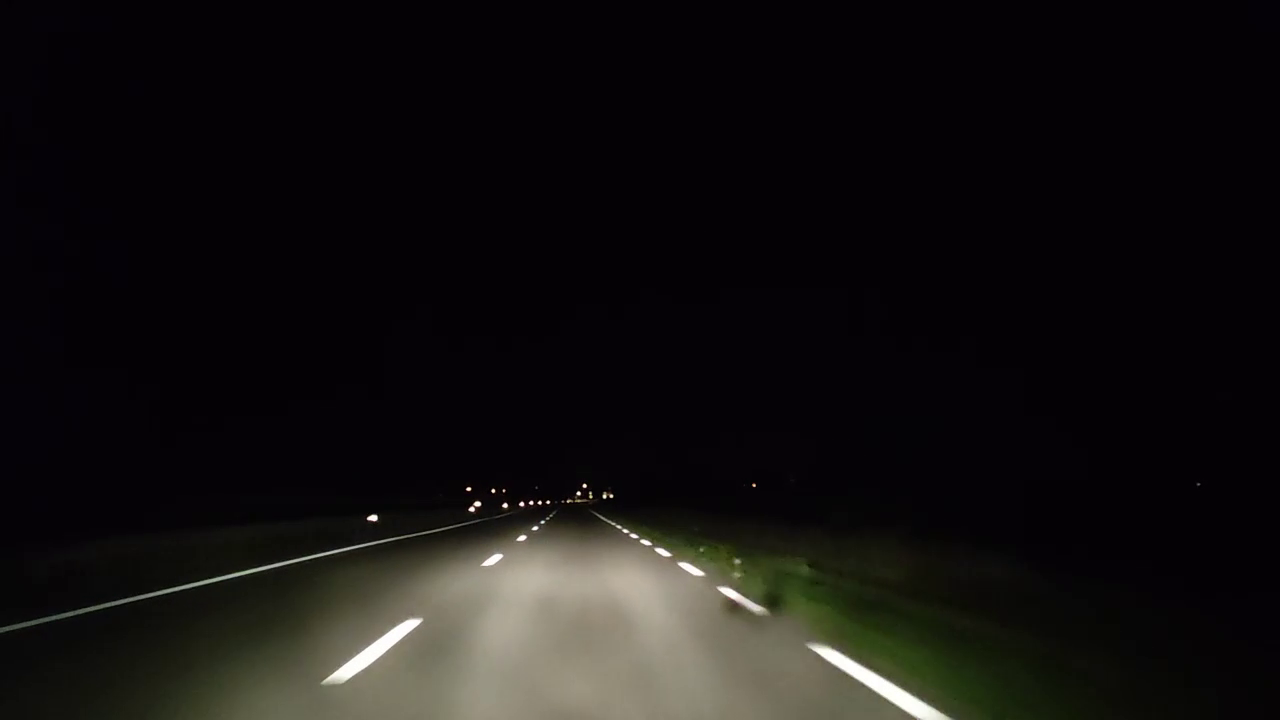
#> input picture data/samples/nuit.png, 1280 x 720 px; its folder holds 4 pictures in this run
$ python main_debug.py
#> lines starting #> are read from the running program, lines starting #| are printed output that depends on the picture
### imgproc.py
# coding: utf-8
"""
Fonctions de processing des images
"""

import numpy as np
import cv2

from utils import *
from lines import *
from consts import *

"""
Applique un masque sur la région d'interêt et noircir le reste de l'image

img: Image à traiter
canny: booléen a passer en True si img est un retour de la fonction cv2.Canny
region_pts: Région définie par un ensemble de points ou None pour un triangle adapté
"""
# [15 lines left out: function region_mask, not called in this run]

"""
prob: Booléen pour l'approche probabilistique de Hough
"""
# [29 lines left out: function houghlines_to_img, not called in this run]

"""
Permet d'extraire des informations sur la ligne passée (par rapport à la route)

Retourne 0 pour la ligne de gauche, 1 pour la droite
"""
# [10 lines left out: function line_filter, not called in this run]

def norme(p1, p2):
    return ((p1[0] - p2[0])**2 + (p1[1] - p2[1])**2)**0.5

"""
Transformation à vue d'oiseau
"""
# [13 lines left out: function birdview_transformation, not called in this run]


"""
Deuxième version de la pipeline, avec la birdview transform
"""
# [53 lines left out: function pipeline_v2, not called in this run]

"""
Custom threshold
v1
gray/light > 70
saturation < 60

v2 - Marche avec autoroute.mp4
v > 75
s < 50

v3 -
v > 135
"""

def custom_threshold(frame):
    hsv = cv2.cvtColor(frame, cv2.COLOR_BGR2HSV)
    H = hsv[:, :, 0]
    S = hsv[:, :, 1]
    V = hsv[:, :, 2]

    binary = np.zeros_like(H)
    binary[(V > 75) & (S < 50)] = 255

    return binary


"""
Pipeline de test pour le préprocessing de l'image
"""
# [5 lines left out: function pipeline_preproc, not called in this run]

"""
Permet de détecter les lignes avec la méthode de la fenêtre glissante et
y applique une modélisation polynomiale pour trouver le rayon de courbure
des tracés de chaque côtés

la frame passée doit être déjà sous forme birdview

Retourne la frame et un tuple contenant les coordonées x des lignes (ou -1 quand elles sont indéterminées)
"""
# [54 lines left out: function line_finder, not called in this run]

### main_debug.py
"""
Script reservé aux essais de traitement de l'image
"""

import cv2
import os
import matplotlib.pyplot as plt

from consts import *
from utils import *
from imgproc import *
from lines import *


"""
Pipeline de debug - Permet de réaliser des tests
"""
def pipeline_debug(frame):
    #frame = frame[(frame.shape[0] // 3) * 2:, :]
    f2 = custom_threshold(frame)

    gray_frame = cv2.cvtColor(frame, cv2.COLOR_BGR2GRAY)
    f3 = cv2.adaptiveThreshold(gray_frame, 255, cv2.ADAPTIVE_THRESH_MEAN_C, cv2.THRESH_BINARY_INV, 7, 9)

    return f2, f3


#img_names = ["nuit", "crepuscule", "journee"]
img_names = ["nuit", "journee"]

imgs = [cv2.imread(f"data/samples/{name}.png") for name in img_names]
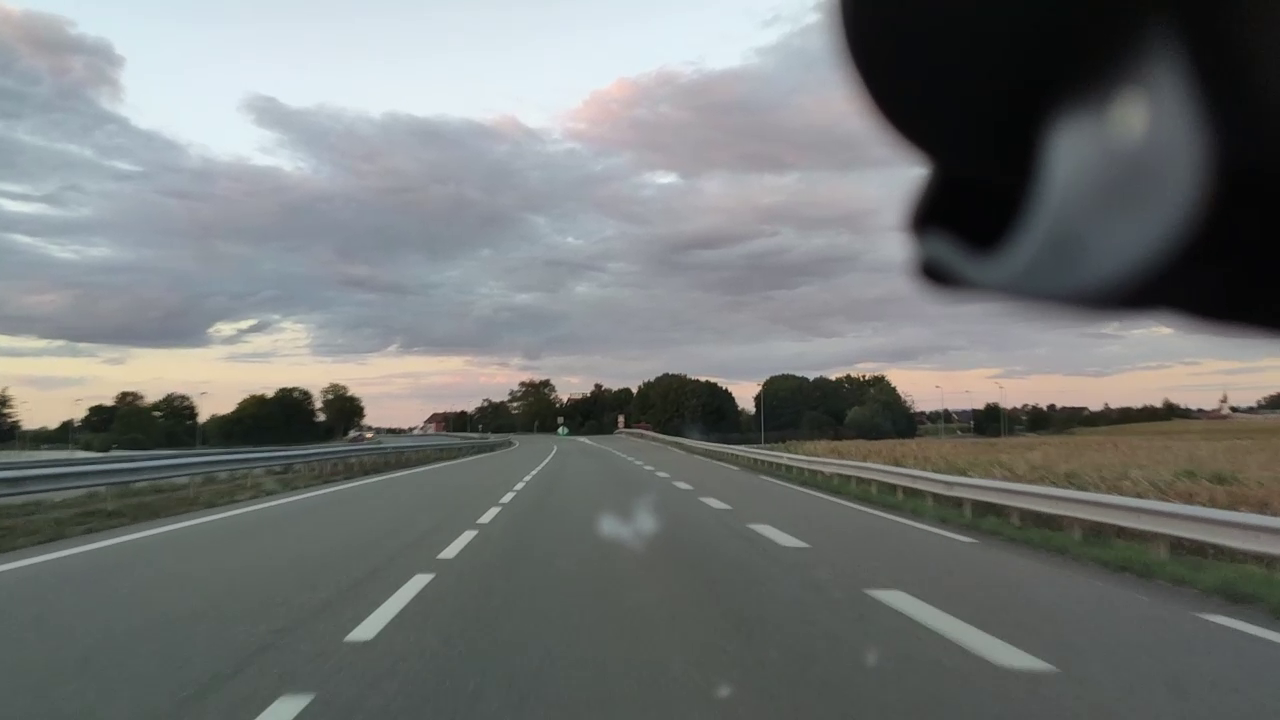
#> input picture data/samples/journee.png, 1280 x 720 px
#> imgs = 2 items

for i, img in enumerate(imgs):
    print(img_names[i])

    assert img is not None

    frames = pipeline_debug(img)

    cv2.imshow(f"Custom threshold {img_names[i]}", frames[0])
    cv2.imshow(f"Adaptive {img_names[i]}", frames[1])

    img = img[(img.shape[0] // 3) * 2:, :]

    grayed = cv2.cvtColor(img, cv2.COLOR_BGR2GRAY)
    #cv2.imshow("Grayed " + img_names[i], grayed)

    plt.subplot(1, len(img_names), i + 1)
    plt.hist(grayed.ravel(), bins=256, range=(0, 255))
    plt.title(img_names[i])
#> this loop made 2 passes
#| nuit
#| journee
#> pass 1, in custom_threshold, `H = hsv[:, :, 0]`:
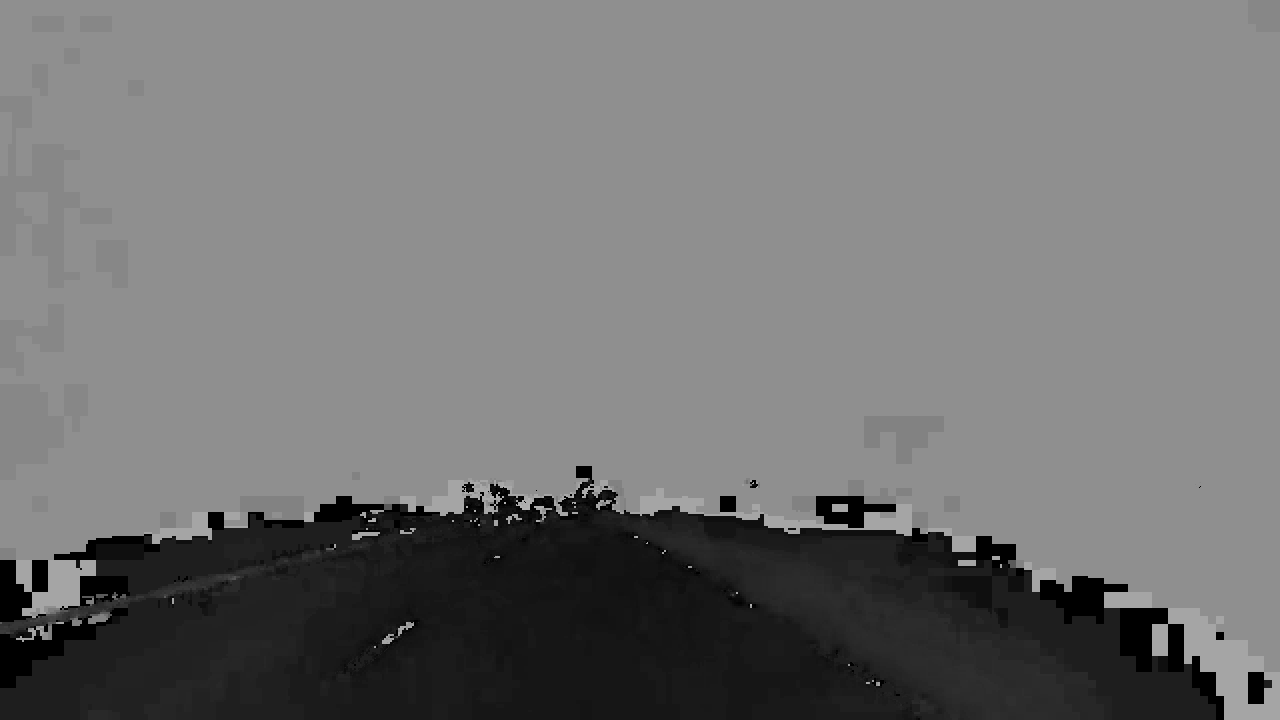
#> H: shape (720, 1280); min 0, max 179, mean 115.1
#> pass 1, in custom_threshold, `S = hsv[:, :, 1]`:
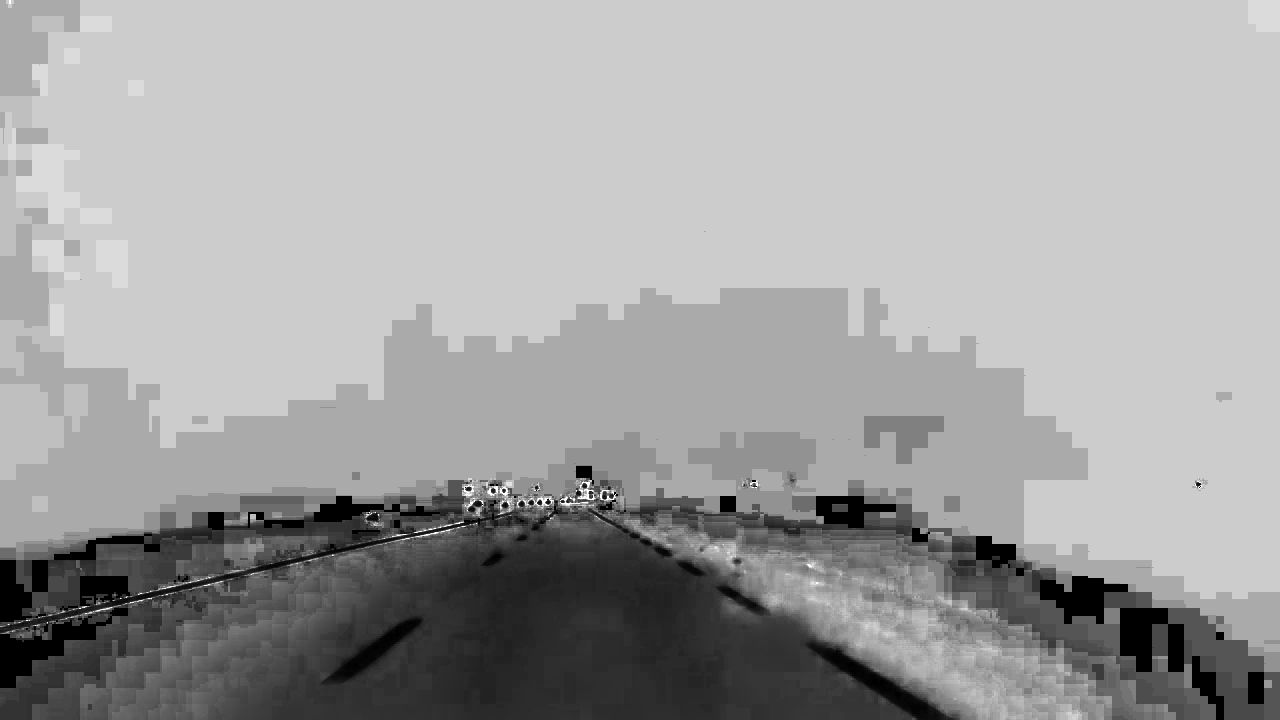
#> S: shape (720, 1280); min 0, max 255, mean 161.8
#> pass 1, in custom_threshold, `V = hsv[:, :, 2]`:
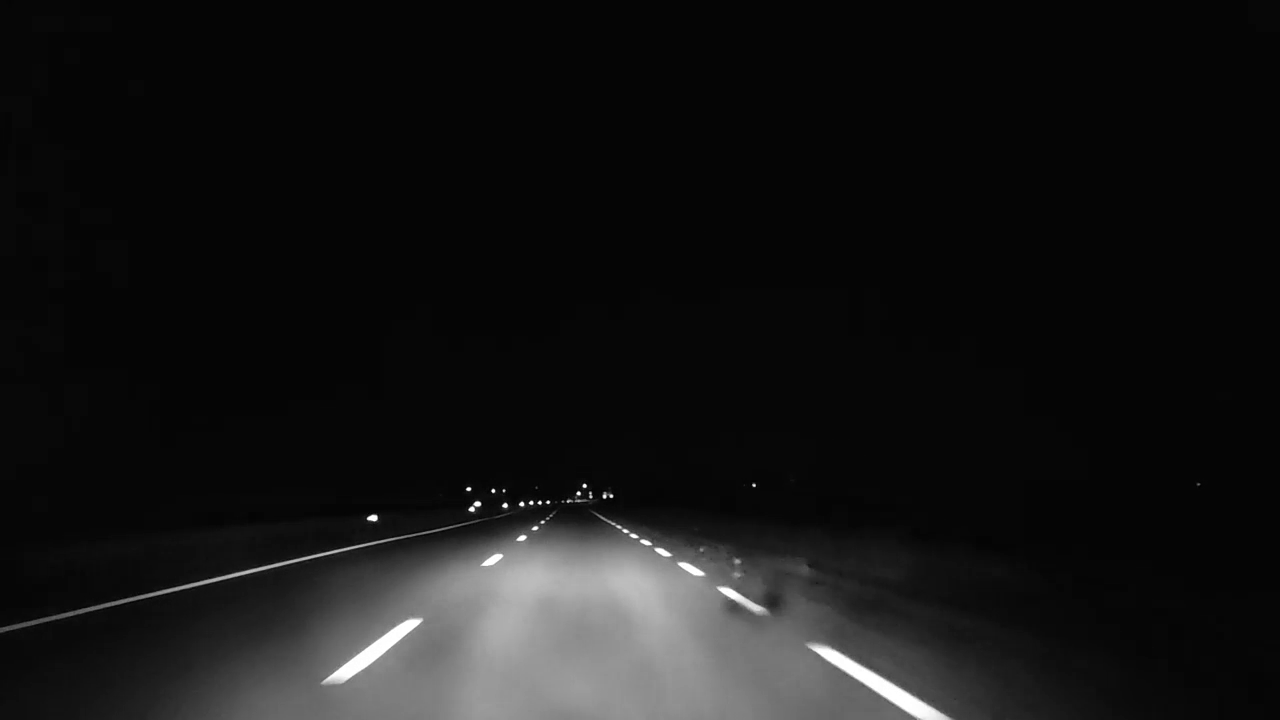
#> V: shape (720, 1280); min 0, max 255, mean 21.4
#> after the loop:
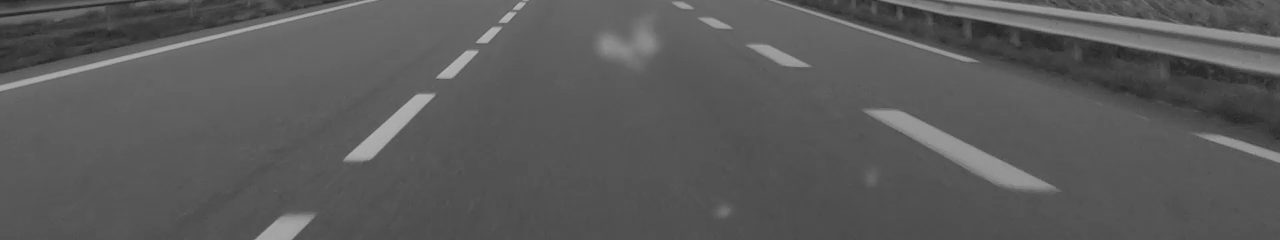
#> grayed: shape (240, 1280); min 35, max 184, mean 89.9

cv2.waitKey(0)
cv2.destroyAllWindows()
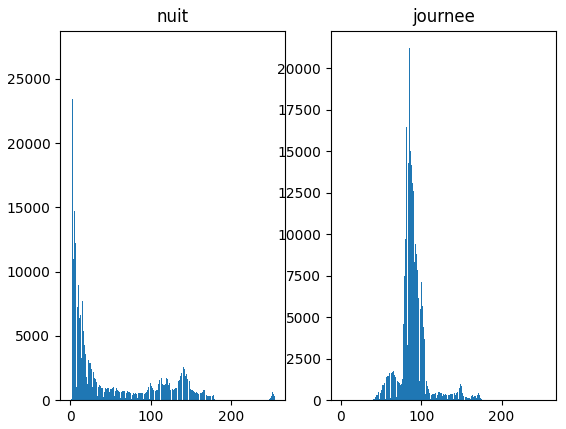
#> figure drawn by matplotlib, 2 panels; panel 1: tallest bar 27376 high, from x = 2.99 to 3.98; panel 2: tallest bar 21195 high, from x = 84.67 to 85.66
